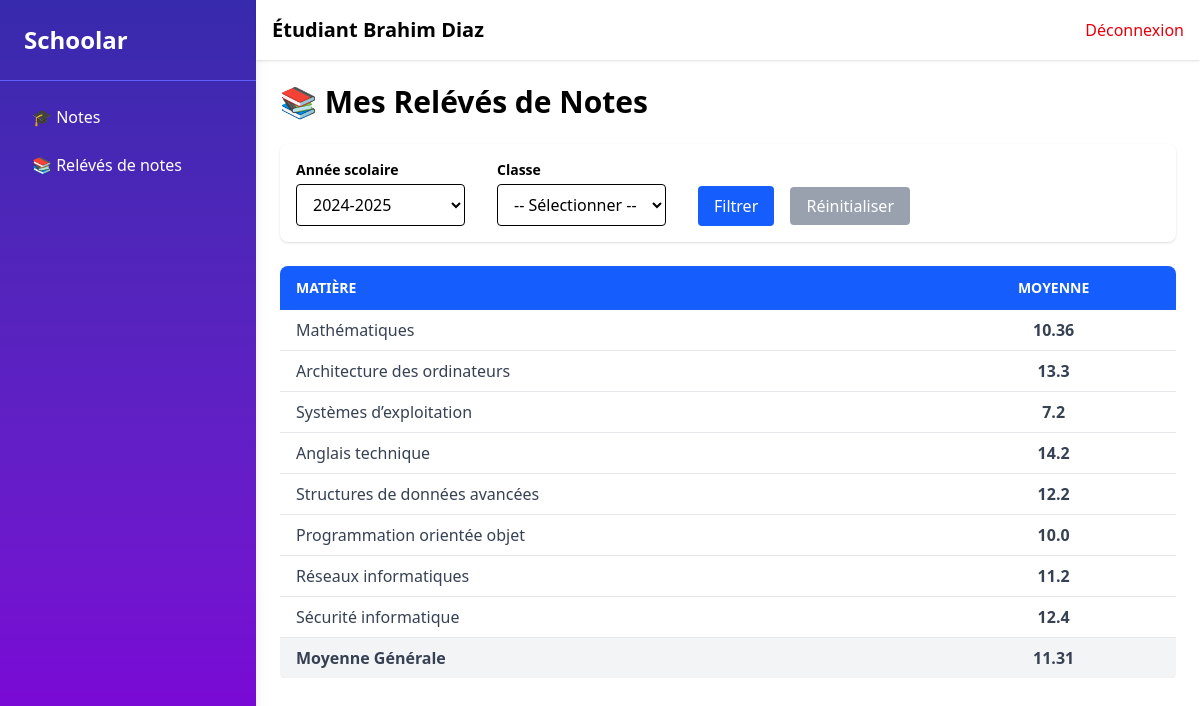
The page /etudiant_bulletin/ (signed in) on the database its author committed.
### core/models.py (models this page shows, shortened)
class Utilisateur(AbstractUser):
    adresse = models.CharField(max_length=255)
    email = models.EmailField(unique=True)
    @property
    def is_etudiant(self):
        return hasattr(self, 'etudiant')
    @property
    def is_prof(self):
        return hasattr(self, 'prof')

class Matiere(models.Model):
    nom = models.CharField(max_length=255)
    coefficient = models.IntegerField()
    profs = models.ManyToManyField(Prof, related_name="matieres")
    dateCreat = models.DateTimeField(auto_now_add=True)

### core/views.py (the view)
# urls.py: path('etudiant_bulletin/', bulletin_etudiant, name='bulletins_etudiant'),
@login_required
def bulletin_etudiant(request):
    if not request.user.is_etudiant:
        return redirect("logout")
    etudiant = request.user.etudiant
    annee_id = request.GET.get("annee")
    classe_id = request.GET.get("classe")
    inscriptions = Inscription.objects.filter(etudiant=etudiant)
    annees = AnneeScolaire.objects.filter(id__in=inscriptions.values_list("annee_id", flat=True)).distinct()
    classes = Classe.objects.filter(id__in=inscriptions.values_list("classe_id", flat=True)).distinct()
    if not annee_id and annees.exists():
        annee_id = annees.first().id
    if annee_id:
        inscriptions = inscriptions.filter(annee_id=annee_id)
    if classe_id:
        inscriptions = inscriptions.filter(classe_id=classe_id)
    notes = Note.objects.filter(inscription__in=inscriptions)
    matieres = {}
    for note_obj in notes:
        mat = note_obj.matiere
        if mat not in matieres:
            matieres[mat] = {
                "notes": [],
                "coef_total": 0,
                "pondere_total": 0,
            }
        try:
            note_val = float(note_obj.note)
            pourcentage = note_obj.type.pourcentage
        except (ValueError, TypeError, AttributeError):
            continue
        matieres[mat]["notes"].append(note_val)
        matieres[mat]["coef_total"] += pourcentage
        matieres[mat]["pondere_total"] += note_val * pourcentage
    liste_moyennes = []
    total_pondere = 0
    total_coef = 0
    for mat, data in matieres.items():
        if data["coef_total"] > 0:
            moyenne_mat = data["pondere_total"] / data["coef_total"]
        else:
            moyenne_mat = 0
        liste_moyennes.append({
            "matiere": mat.nom,
            "moyenne": round(moyenne_mat, 2)
        })
        total_pondere += data["pondere_total"]
        total_coef += data["coef_total"]
    moyenne_generale = round(total_pondere / total_coef, 2) if total_coef > 0 else None
    context = {
        "annees": annees,
        "classes": classes,
        "annee_id": int(annee_id) if annee_id else None,
        "classe_id": int(classe_id) if classe_id else None,
        "liste_moyennes": liste_moyennes,
        "moyenne_generale": moyenne_generale,
        "user": request.user,
    }
    return render(request, "core/etudiant_bulletin.html", context)

### core/templates/core/etudiant_bulletin.html (shortened to what this page needs)
{% extends "core/base.html" %}
{% block header_title %}Étudiant {{ user.get_full_name }}{% endblock %}
{% block content %}
<div class="max-w-7xl mx-auto">
    <h1 class="text-3xl font-bold mb-6">📚 Mes Relévés de Notes </h1>
    <form method="get" class="bg-white p-4 rounded-lg shadow mb-6 flex flex-wrap gap-8 items-end">
        <div class="flex flex-col">
            <label for="annee" class="text-sm font-semibold mb-1">Année scolaire</label>
            <select name="annee" id="annee" class="border rounded px-3 py-2">
                {% for a in annees %}
                    <option value="{{ a.id }}" {% if a.id == annee_id %}selected{% endif %}>{{ a.nom }}</option>
                {% endfor %}
            </select>
        </div>
        <div class="flex flex-col">
            <label for="classe" class="text-sm font-semibold mb-1">Classe</label>
            <select name="classe" id="classe" class="border rounded px-3 py-2">
                <option value="">-- Sélectionner --</option>
            </select>
        </div>
        <div>
            <button type="submit" class="bg-blue-600 text-white px-4 py-2 rounded hover:bg-blue-700">Filtrer</button>
            <a href="{% url 'bulletins_etudiant' %}" class="ml-3 bg-gray-400 text-white px-4 py-2 rounded hover:bg-gray-500">Réinitialiser</a>
        </div>
    </form>
    {% if liste_moyennes %}
    <div class="overflow-x-auto">
        <table class="min-w-full bg-white shadow rounded-lg overflow-hidden">
            <thead class="bg-blue-600 text-white text-sm uppercase text-left">
                <tr>
                    <th class="px-4 py-3">Matière</th>
                    <th class="px-4 py-3 text-center">Moyenne</th>
                </tr>
            </thead>
            <tbody class="text-gray-700 divide-y divide-gray-200">
                {% for item in liste_moyennes %}
                <tr class="hover:bg-gray-100">
                    <td class="px-4 py-2">{{ item.matiere }}</td>
                    <td class="px-4 py-2 font-bold text-center">{{ item.moyenne }}</td>
                </tr>
                {% endfor %}
                <tr class="font-bold bg-gray-100">
                    <td class="px-4 py-2">Moyenne Générale</td>
                    <td class="px-4 py-2 text-center">{{ moyenne_generale }}</td>
                </tr>
            </tbody>
        </table>
    </div>
    {% else %}
        <p class="mt-6 text-gray-600 italic">Aucune note disponible pour les filtres sélectionnés.</p>
    {% endif %}
</div>
{% endblock %}

### core/templates/core/base.html (shortened to what this page needs)
{% load static %}
<!DOCTYPE html>
<html lang="fr">
<head>
    <link href="{% static 'css/dist/styles.css' %}" rel="stylesheet">
</head>
<body class="h-screen flex">
    <aside class="w-64 bg-gradient-to-b from-indigo-800 to-purple-700 text-white shadow-lg h-screen hidden md:block">
        <div class="p-6 text-2xl font-extrabold border-b border-indigo-500">
            <span class="text-white">Schoolar</span>
        </div>
        <nav class="p-4 space-y-2">
            {% if request.user.is_authenticated %}
                {% if request.user.is_etudiant %}
                    <a href="{% url 'notes_etudiant' %}"
                    class="block py-2 px-4 rounded-lg transition duration-200 {% if request.resolver_match.url_name == 'notes_etudiant' %}bg-white text-indigo-700 font-semibold{% else %}hover:bg-indigo-500 hover:text-white{% endif %}">
                        🎓 Notes
                    </a>
                    <a href="{% url 'bulletins_etudiant' %}"
                    class="block py-2 px-4 rounded-lg transition duration-200 {% if request.resolver_match.url_name == 'notes_etudiant' %}bg-white text-indigo-700 font-semibold{% else %}hover:bg-indigo-500 hover:text-white{% endif %}">
                        📚 Relévés de notes
                    </a>
                {% endif %}
            {% endif %}
        </nav>
    </aside>
    <div class="flex-1 flex flex-col">
        <header class="bg-white shadow p-4 flex justify-between items-center">
            <div class="text-xl font-semibold">{% block header_title %}Bienvenue{% endblock %}</div>
            <a href="{% url 'logout' %}" class="text-red-600 hover:underline">Déconnexion</a>
        </header>
        <main class="flex-1 p-6 overflow-y-auto">
            {% block content %}{% endblock %}
        </main>
    </div>
</body>
</html>

### rows shown on the page
Utilisateur: get_full_name "Brahim Diaz"
Matiere: matiere "Mathématiques"
Matiere: matiere "Architecture des ordinateurs"
Matiere: matiere "Systèmes d’exploitation"
Matiere: matiere "Anglais technique"
Matiere: matiere "Structures de données avancées"
Matiere: matiere "Programmation orientée objet"
Matiere: matiere "Réseaux informatiques"
Matiere: matiere "Sécurité informatique"

### other values the page prints
{{ item.moyenne }} "10.36" "13.3" "7.2" "14.2" "12.2" "10.0" "11.2" "12.4"
{{ moyenne_generale }} "11.31"
form field annee "2024-2025"
